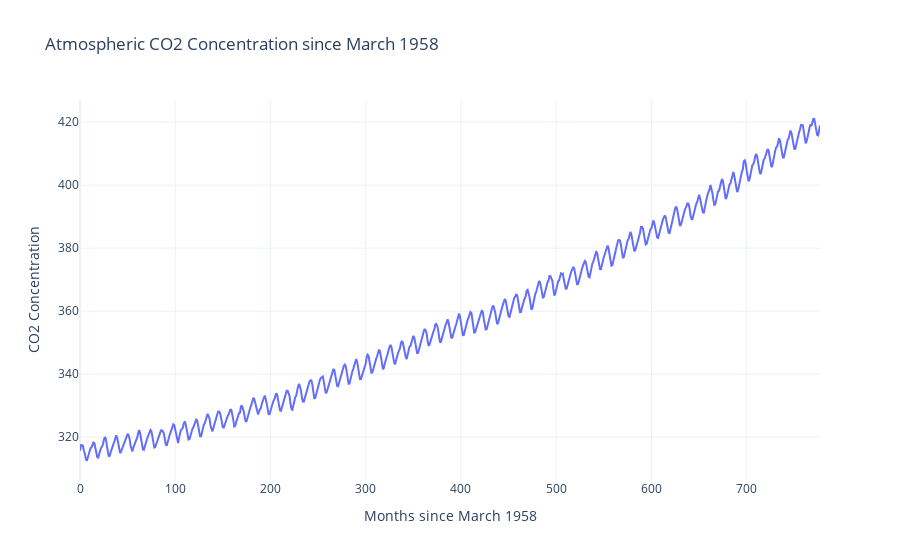

Source (notebook cell):
### Code cell
plotly_line_plot([[*range(0,len(X))]],[X[:,0]],title="Atmospheric CO2 Concentration since March 1958")

### Figure 1 — Plotly figure (JSON) as saved in the notebook; plotly's stock layout.template omitted (floating-point values rounded to 4 significant figures; data arrays with more than 128 entries replaced by an {"elided": "..."} marker saying what was removed)
{"data": [{"hovertemplate": "x=%{x}<br>y=%{y}<extra></extra>", "legendgroup": "", "line": {"color": "#636efa", "dash": "solid"}, "marker": {"symbol": "circle"}, "mode": "lines", "name": "", "orientation": "v", "showlegend": false, "type": "scatter", "x": {"elided": "778 int values"}, "xaxis": "x", "y": {"elided": "778 float values"}, "yaxis": "y"}], "layout": {"legend": {"tracegroupgap": 0}, "showlegend": false, "title": {"text": "Atmospheric CO2 Concentration since March 1958"}, "xaxis": {"anchor": "y", "domain": [0, 1], "title": {"text": "Months since March 1958"}}, "yaxis": {"anchor": "x", "domain": [0, 1], "title": {"text": "CO2 Concentration"}}}}
